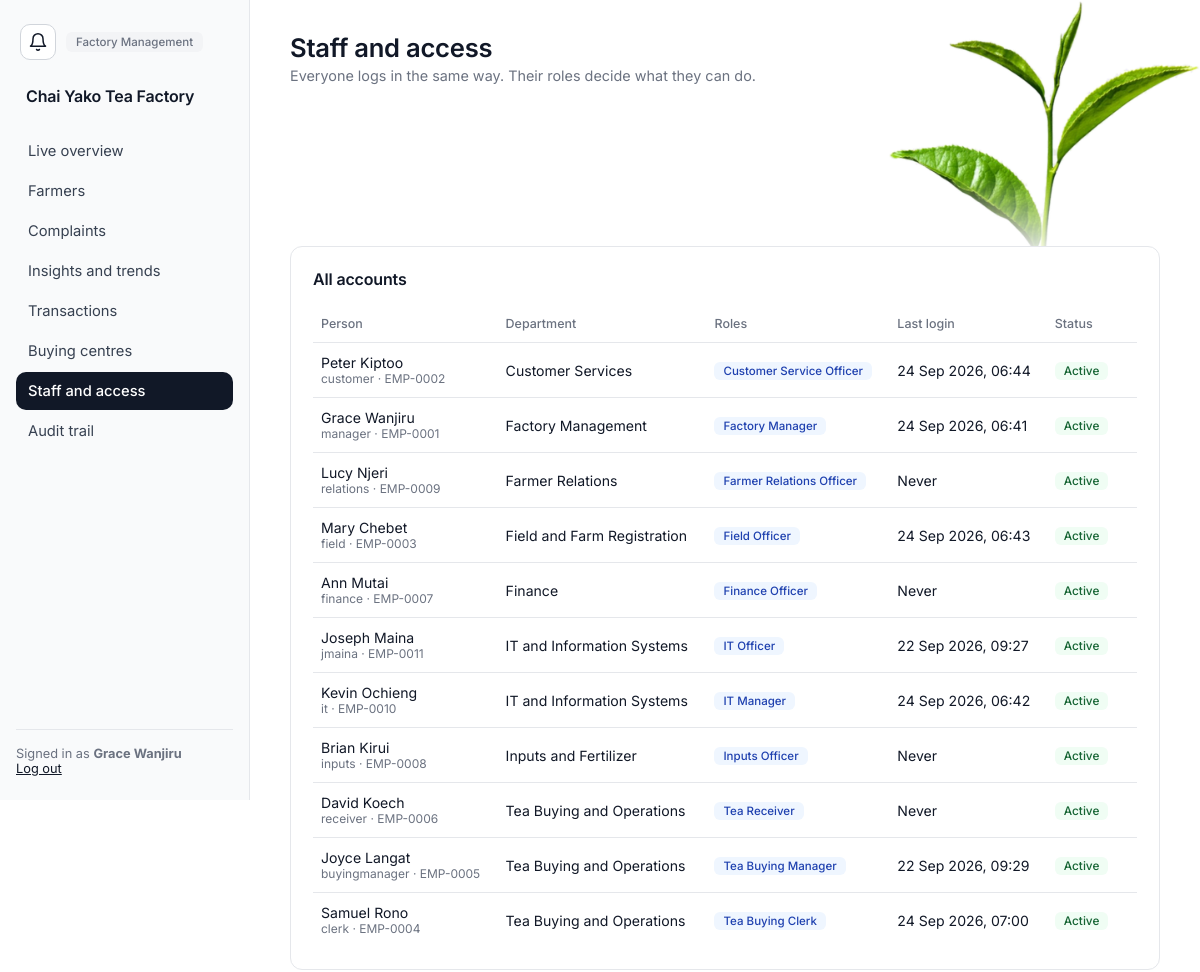
The app's page /admin/staff (signed in, upper part), older data.
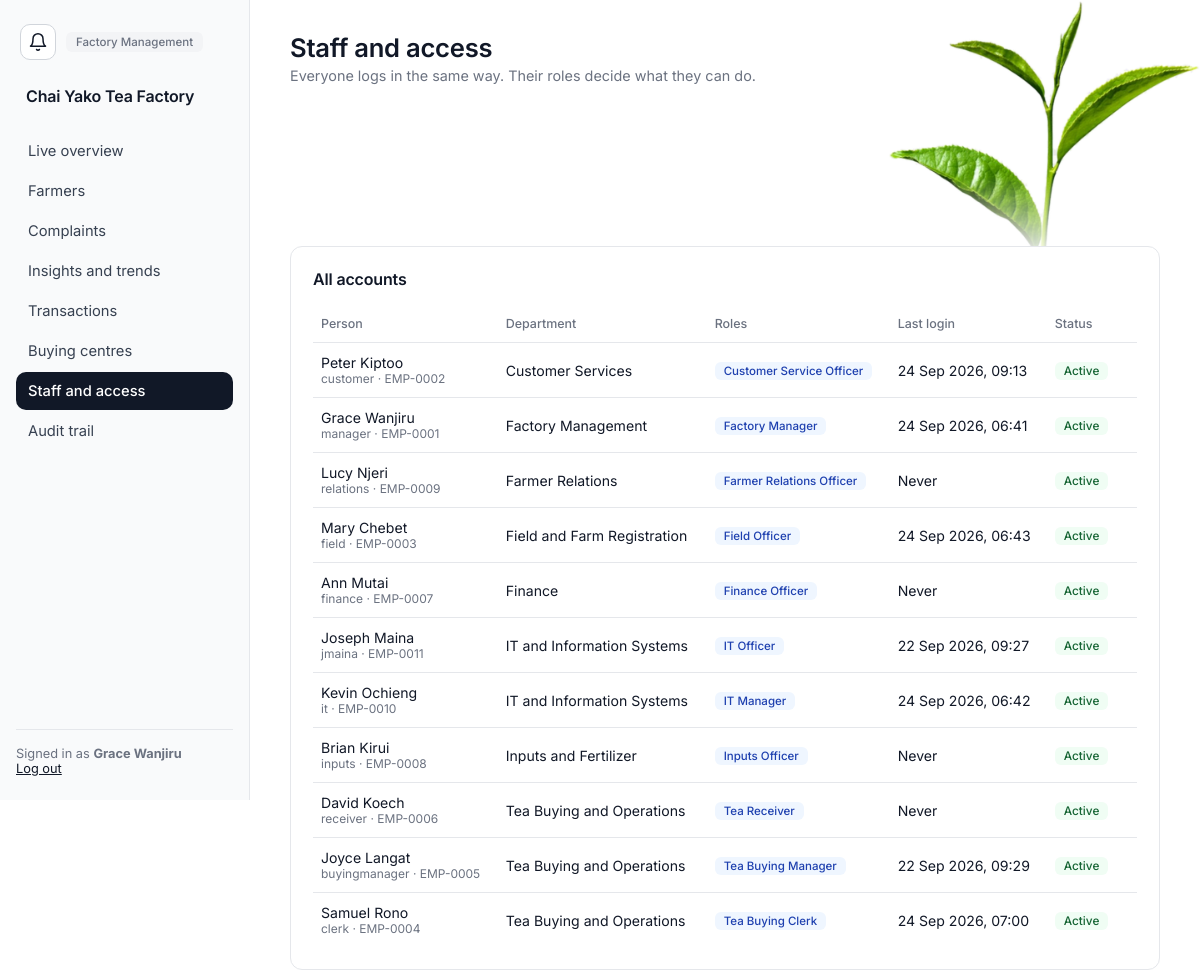
The same page, newer data.
### app/models.py (models this page shows, shortened)
class User(UserMixin, db.Model):
    __tablename__ = "users"
    id = db.Column(db.Integer, primary_key=True)
    employee_id = db.Column(db.Integer, db.ForeignKey("employees.id"), unique=True, nullable=False)
    username = db.Column(db.String(80), unique=True, nullable=False)
    password_hash = db.Column(db.String(255), nullable=False)
    pin_hash = db.Column(db.String(255))
    status = db.Column(db.String(20), nullable=False, default="ACTIVE")
    last_login_at = db.Column(db.DateTime)
    created_at = db.Column(db.DateTime, nullable=False, default=utcnow)
    updated_at = db.Column(db.DateTime, nullable=False, default=utcnow, onupdate=utcnow)
    employee = db.relationship("Employee", back_populates="user")
    @property
    def is_active(self):
        return self.status == "ACTIVE" and self.employee.status == "ACTIVE"
    @property
    def full_name(self):
        return self.employee.full_name
    @property
    def department(self):
        return self.employee.department

class Employee(db.Model):
    __tablename__ = "employees"
    id = db.Column(db.Integer, primary_key=True)
    employee_number = db.Column(db.String(30), unique=True, nullable=False)
    first_name = db.Column(db.String(80), nullable=False)
    last_name = db.Column(db.String(80), nullable=False)
    phone = db.Column(db.String(30))
    email = db.Column(db.String(120))
    department_id = db.Column(db.Integer, db.ForeignKey("departments.id"), nullable=False, index=True)
    status = db.Column(db.String(20), nullable=False, default="ACTIVE")
    created_at = db.Column(db.DateTime, nullable=False, default=utcnow)
    updated_at = db.Column(db.DateTime, nullable=False, default=utcnow, onupdate=utcnow)
    department = db.relationship("Department", back_populates="employees")
    roles = db.relationship("Role", secondary=employee_roles, back_populates="employees")
    user = db.relationship("User", back_populates="employee", uselist=False)
    @property
    def full_name(self):
        return f"{self.first_name} {self.last_name}"

class Department(db.Model):
    __tablename__ = "departments"
    id = db.Column(db.Integer, primary_key=True)
    name = db.Column(db.String(100), unique=True, nullable=False)
    description = db.Column(db.String(255))
    status = db.Column(db.String(20), nullable=False, default="ACTIVE")
    created_at = db.Column(db.DateTime, nullable=False, default=utcnow)
    updated_at = db.Column(db.DateTime, nullable=False, default=utcnow, onupdate=utcnow)
    employees = db.relationship("Employee", back_populates="department")

### app/admin.py (the view)
@admin_bp.route("/staff")
@permission_required("VIEW_STAFF")
def staff():
    users = (User.query
             .join(Employee, Employee.id == User.employee_id)
             .join(Department, Department.id == Employee.department_id)
             .order_by(Department.name, Employee.last_name, Employee.first_name).all())
    return render_template("admin/staff.html", users=users,
                           departments=Department.query.order_by(Department.name).all(),
                           roles=Role.query.order_by(Role.name).all())

### app/navigation.py (called while the page is built)
def home_endpoint(user):
    for permission, endpoint in _HOME:
        if has_permission(user, permission):
            return endpoint
    return "notices.board"          # an account with no working role still gets somewhere

def nav_items(user):
    allowed = [(endpoint, label) for endpoint, label, rule in _NAV
               if rule(lambda name: has_permission(user, name))]
    home = home_endpoint(user)
    allowed.sort(key=lambda item: item[0] != home)      # stable: only the home item moves up
    return allowed

def home_url(user):
    return url_for(home_endpoint(user))

### app/permissions.py (called while the page is built)
def role_permission_names(user):
    cache = g.setdefault("_role_permissions", {})
    if user.id not in cache:
        cache[user.id] = {
            permission.name
            for role in user.employee.roles if role.status == "ACTIVE"
            for permission in role.permissions
        }
    return cache[user.id]

def has_permission(user, name):
    return permission_source(user, name) is not None

### app/timeutil.py (called while the page is built)
def utcnow():
    return datetime.now(timezone.utc).replace(tzinfo=None)

def to_eat(moment):
    return moment + EAT_OFFSET if moment else None

### app/templates/admin/staff.html (shortened to what this page needs)
{% extends "layout/base.html" %}
{% block content %}
<div class="topbar">
  <div class="greeting"><h1>Staff and access</h1><p>Everyone logs in the same way. Their roles decide what they can do.</p></div>
</div>
<div class="card mb">
  <div class="card-header"><h3>All accounts</h3></div>
  <div class="table-scroll">
  <table>
    <thead><tr><th>Person</th><th>Department</th><th>Roles</th><th>Last login</th><th>Status</th><th></th></tr></thead>
    <tbody>
      {% for u in users %}
      <tr>
        <td>{{ u.full_name }}<div class="muted" style="font-size:0.75rem;">{{ u.username }} · {{ u.employee.employee_number }}</div></td>
        <td>{{ u.employee.department.name }}</td>
        <td style="max-width:260px;">
          {% for r in u.employee.roles %}<span class="tag tag-staff">{{ r.name }}</span> {% endfor %}
        </td>
        <td>{{ u.last_login_at|eat if u.last_login_at else 'Never' }}</td>
        <td><span class="badge {{ 'badge-good' if u.is_active else 'badge-damaged' }}">{{ 'Active' if u.is_active else 'Deactivated' }}</span></td>
        <td>
        </td>
      </tr>
      {% endfor %}
    </tbody>
  </table>
  </div>
</div>
{% endblock %}

Row changes from the older to the newer data that the page shows:
changed User "customer": last_login_at|eat "24 Sep 2026, 06:44" → "24 Sep 2026, 09:13"
